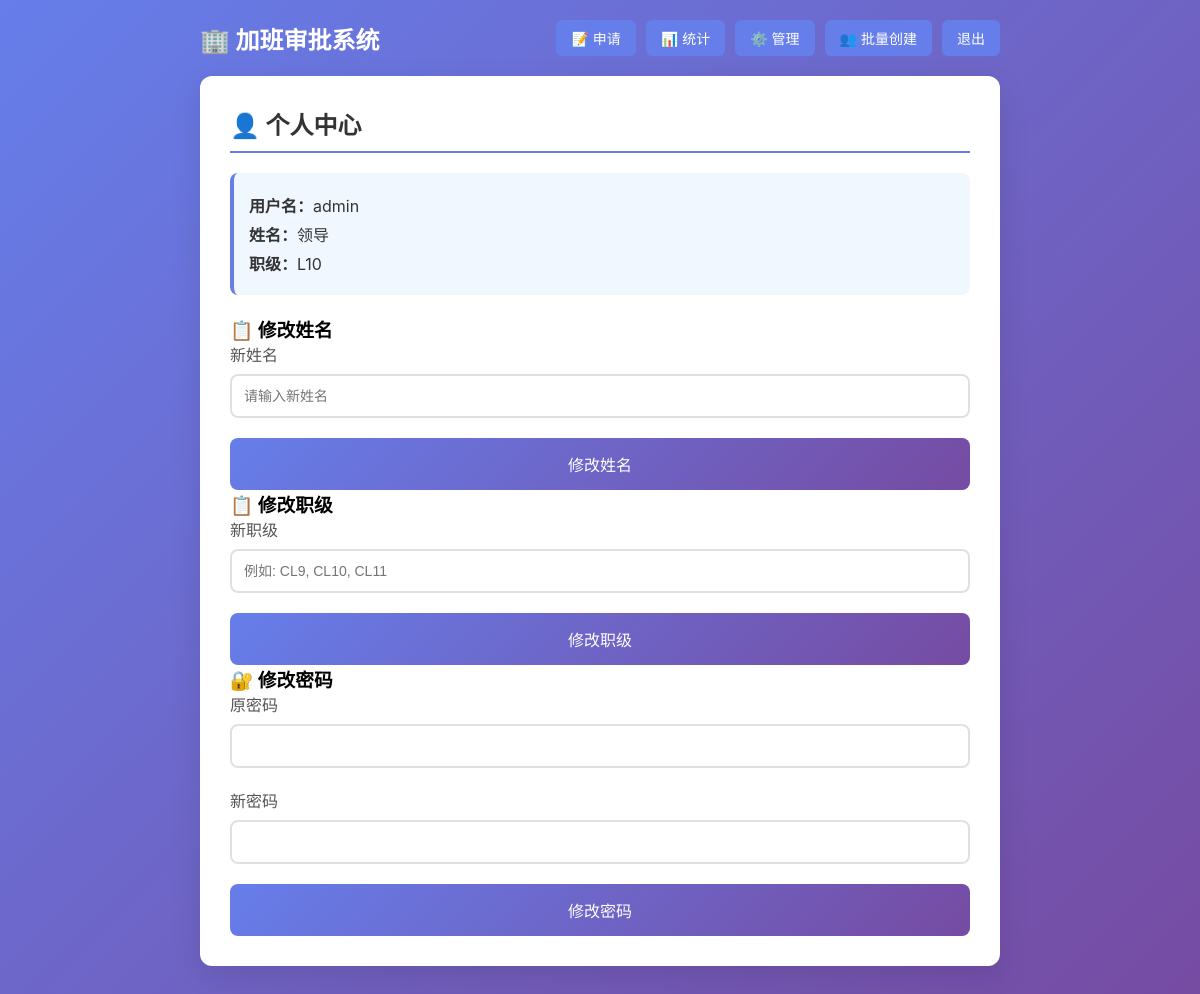
The page /profile (signed in) on the database as committed earlier.
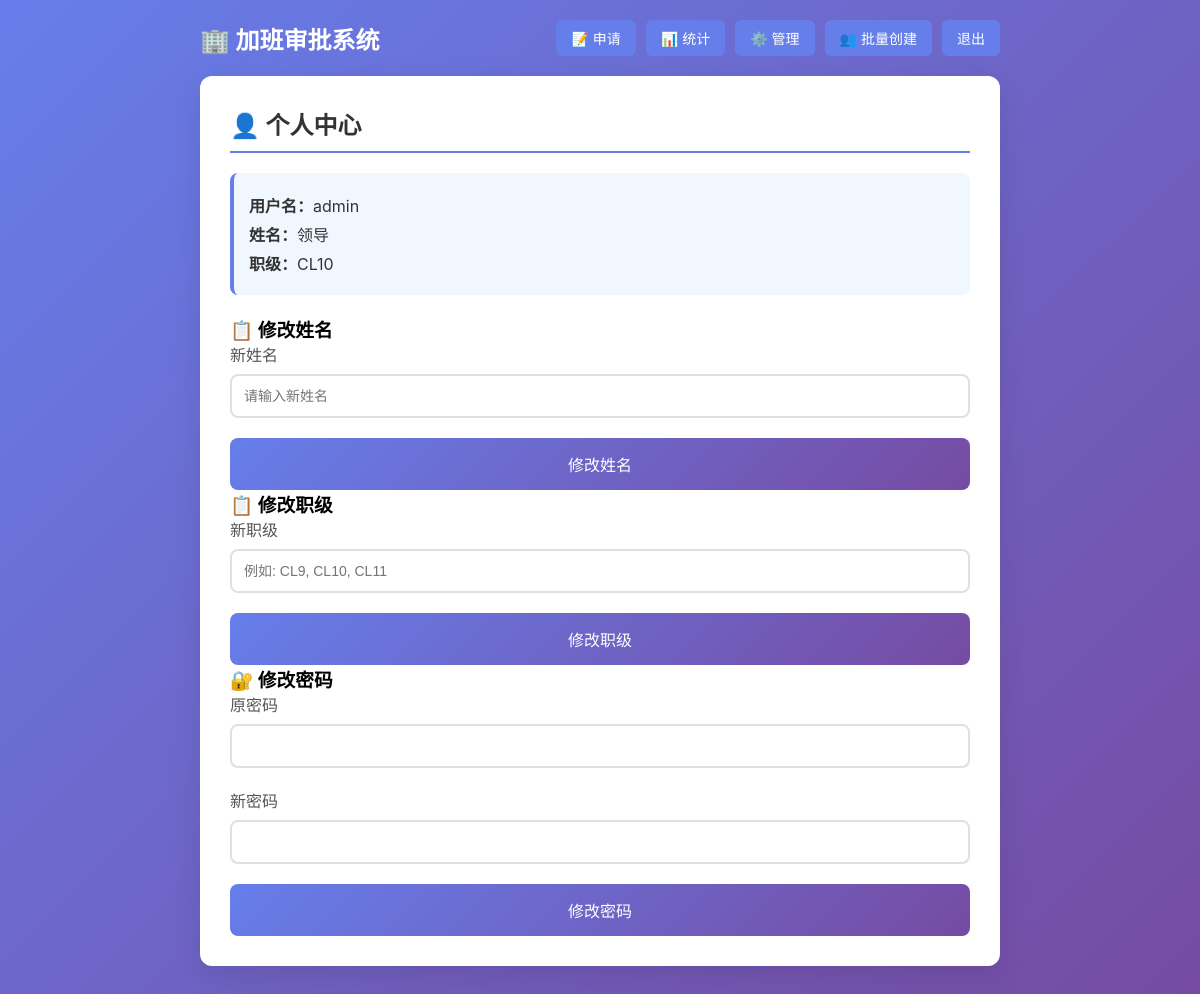
The same page on the database as committed later.
### tables this page shows
CREATE TABLE users (
        id INTEGER PRIMARY KEY AUTOINCREMENT,
        username TEXT UNIQUE NOT NULL,
        password TEXT NOT NULL,
        name TEXT NOT NULL,
        rank TEXT NOT NULL,
        is_admin INTEGER DEFAULT 0
    );

### app.py (the view, shortened to what this page needs)
@app.route('/profile', methods=['GET', 'POST'])
def profile():
    if 'user_id' not in session:
        return redirect(url_for('login'))
    conn = get_db()
    user = conn.execute('SELECT * FROM users WHERE id = ?', (session['user_id'],)).fetchone()
    return render_template('profile.html', user=user)

### app.py (called while the page is built)
def get_db():
    if 'db' not in g:
        g.db = sqlite3.connect(DB_PATH)
        g.db.row_factory = sqlite3.Row
    return g.db

### templates/profile.html (shortened to what this page needs)
<!DOCTYPE html>
<html lang="zh-CN">
<head>
    <link rel="stylesheet" href="{{ url_for('static', filename='style.css') }}">
</head>
<body>
    <div class="container">
        <header>
            <h1>🏢 加班审批系统</h1>
            <div class="user-info">
                <a href="{{ url_for('index') }}" class="btn-small">📝 申请</a>
                <a href="{{ url_for('stats') }}" class="btn-small">📊 统计</a>
                {% if session.get('is_admin') %}
                    <a href="{{ url_for('admin') }}" class="btn-small">⚙️ 管理</a>
                    <a href="{{ url_for('batch_create') }}" class="btn-small">👥 批量创建</a>
                {% endif %}
                <a href="{{ url_for('logout') }}" class="btn-small">退出</a>
            </div>
        </header>
        <div class="card">
            <h2>👤 个人中心</h2>
            <div class="info-box">
                <p><strong>用户名：</strong>{{ user.username }}</p>
                <p><strong>姓名：</strong>{{ user.name }}</p>
                <p><strong>职级：</strong>{{ user.rank }}</p>
            </div>
            <h3>📋 修改姓名</h3>
            <form method="POST">
                <div class="form-group">
                    <label>新姓名</label>
                    <input type="text" name="new_name" placeholder="请输入新姓名" required>
                </div>
                <button type="submit" class="btn">修改姓名</button>
            </form>
            <h3>📋 修改职级</h3>
            <form method="POST">
                <div class="form-group">
                    <label>新职级</label>
                    <input type="text" name="new_rank" placeholder="例如: CL9, CL10, CL11" required>
                </div>
                <button type="submit" class="btn">修改职级</button>
            </form>
            <h3>🔐 修改密码</h3>
            <form method="POST">
                <div class="form-group">
                    <label>原密码</label>
                    <input type="password" name="old_password" required>
                </div>
                <div class="form-group">
                    <label>新密码</label>
                    <input type="password" name="new_password" required>
                </div>
                <button type="submit" class="btn">修改密码</button>
            </form>
        </div>
    </div>
</body>
</html>

Rows that differ between the two databases and show on the page:
changed users "admin": rank "L10" → "CL10"
